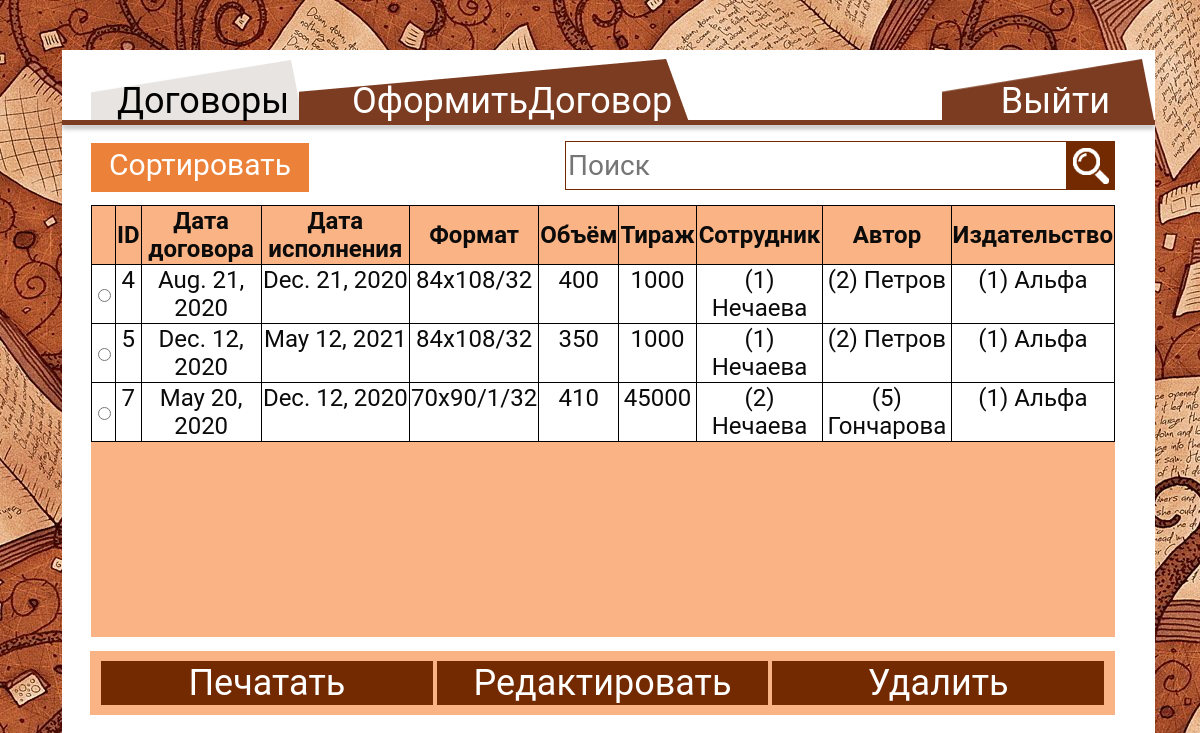
The page /websityContract.html on the database as committed earlier.
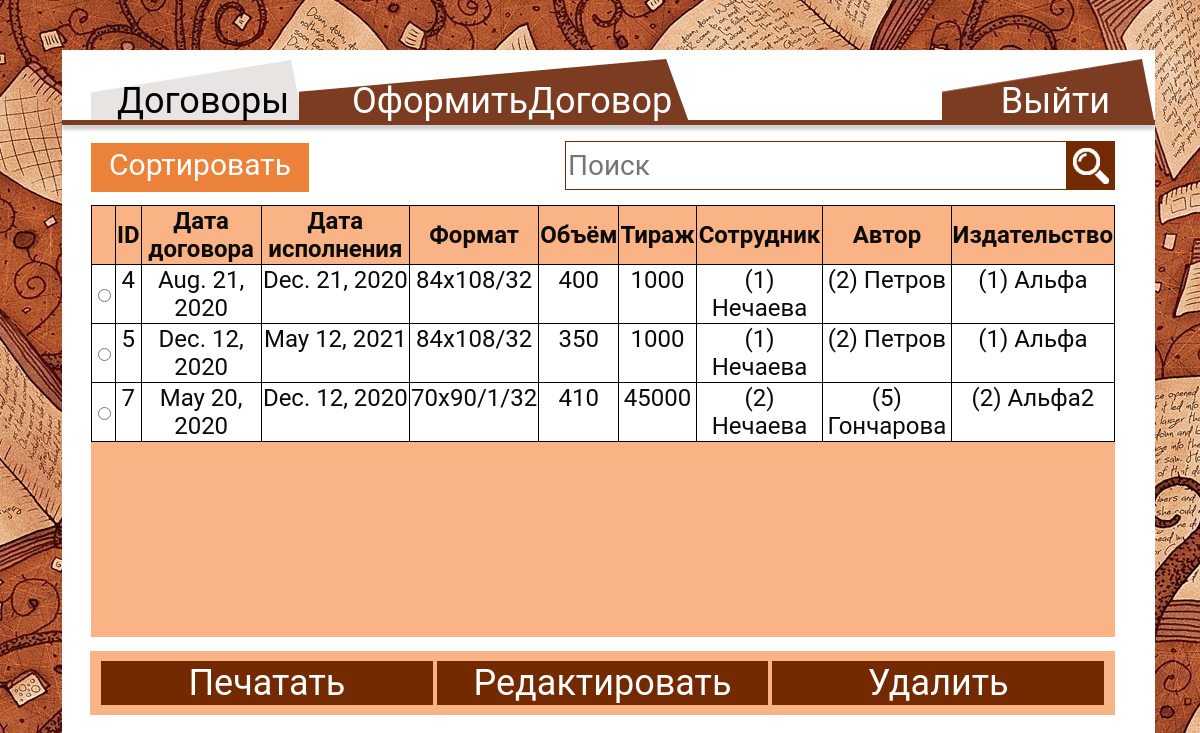
The same page on the database as committed later.
### publishingapp/models.py (models this page shows)
class contract(models.Model):
    contractDate = models.DateField(default=datetime.now, blank=True)
    circulation = models.IntegerField(default=0)
    format = models.CharField(max_length=50)
    volume = models.IntegerField(default=0)
    dateExecution = models.DateField(default=datetime.now, blank=True)
    staff_id = models.ForeignKey(staff, on_delete=models.CASCADE)
    publishing_id = models.ForeignKey(publishing, on_delete=models.CASCADE)
    author_id = models.ForeignKey(author, on_delete=models.CASCADE)

class publishing(models.Model):
    title = models.CharField(max_length=50)
    address = models.CharField(max_length=100)
    telephone = models.CharField(max_length=11)
    mail = models.CharField(max_length=50)

class staff(models.Model):
    surname = models.CharField(max_length=50)
    name = models.CharField(max_length=50)
    patronymic = models.CharField(max_length=50)
    address = models.CharField(max_length=100)
    telephone = models.CharField(max_length=11)
    passport = models.CharField(max_length=10)
    mail = models.CharField(max_length=50)
    login = models.CharField(max_length=30)
    password = models.CharField(max_length=30)
    priority = models.CharField(max_length=1, default='1')

class author(models.Model):
    surname = models.CharField(max_length=50)
    name = models.CharField(max_length=50)
    patronymic = models.CharField(max_length=50)
    address = models.CharField(max_length=100)
    telephone = models.CharField(max_length=11)
    passport = models.CharField(max_length=10)
    mail = models.CharField(max_length=50)

### publishingapp/views.py (the view, shortened to what this page needs)
# urls.py: path('websityContract.html', Contract.as_view()),
class Contract(View):
    def get(self,request):
        contractss = get_contract()
        context = {
           'contractss': contractss
        }
        return render(request, 'websityContract.html', context=context)

### publishingapp/baza.py (called while the page is built)
def get_contract():
    contracts = contract.objects.all()
    return contracts

### publishingapp/templates/websityContract.html (shortened to what this page needs)
<!DOCTYPE HTML>
{% load static %}
<html>
	<head>
		<link rel="stylesheet" type="text/css" href="{% static 'css/styleContract.css' %}">
	</head>
	<body>
		<div>
			<div class="a"style="display:inline-block"><a href="websityContract.html" class="Contract"></a>
			<a href="websityContract.html"class="ContractText">Договоры</a></div>
			<div class="a1"style="display:inline-block"><a href="websityFormalizeContract.html" class="formalizeContract"></a>
			<a href="websityFormalizeContract.html" class="formalizeContractText">ОформитьДоговор</a></div>
			<div class="a2"style="display:inline-block;float:right"><a href="websity.html" class="Exit" ></a>
			<a href="websity.html" class="ExitText">Выйти</a></div>
		</div>
		<hr size="5" style="">
		<div class="buttonSortA" style="margin-top:18px;display:inline-block;">
		  <button onclick="myFunction()" class="buttonSort"> Сортировать по</button>
		</div>
		<div style="display:inline-block; float:right">
		<form id="coSe-form" action="" method="post">
			<p style="display:inline-block;float:right;vertical-align:top"><input type="text" class="search" name="search" placeholder="Поиск">
			<button type="submit" class="buttonSearch" name="searchButton"><img src="{% static 'img/лупа.png' %}" alt="" style="vertical-align:middle" width= "36px" height= "36px"></button></p>
		</form>
		</div>
		<div class="table">
			<form id="staf-form" action="" method="post" >{% csrf_token %}
				<table class="tableContract">
				<tr>
					<th></th>
					<th>ID</th>
					<th>Дата договора</th>
					<th>Дата исполнения</th>
					<th>Формат</th>
					<th>Объём</th>
					<th>Тираж</th>
					<th>Сотрудник</th>
					<th>Автор</th>
					<th>Издательство</th>
			   </tr>
				{% for contract in contractss %}
				{% include 'contractOne.html' %}
				{% endfor %}
			</table>
			<div class="button">
				<a href="websityPrint.html"><input type="submit" class="buttonStyle buttonPrint" name="print" value="Печатать"></a>
				<a href="websityChangeContract.html"><input type="submit" class="buttonStyle buttonEdit" name="update" value="Редактировать"></a>
				<input type="submit" class="buttonStyle buttonDelete" name="delete" value="Удалить">
			</div></form>
		</div>
	</body>
</html>

### publishingapp/templates/contractOne.html
{% block content %}
<tr tabindex="0">
	<td><input type="radio" id="check{{ contract.id }}" name="id" value="{{ contract.id }}"/></td>
	<td><label for="check{{ contract.id }}">{{ contract.id }}</label></td>
	<td><label for="check{{ contract.id }}">{{ contract.contractDate }}</label></td>
	<td><label for="check{{ contract.id }}">{{ contract.dateExecution }}</label></td>
	<td><label for="check{{ contract.id }}">{{ contract.format }}</label></td>
	<td><label for="check{{ contract.id }}">{{ contract.volume }}</label></td>
	<td><label for="check{{ contract.id }}">{{ contract.circulation }}</label></td>
	<td><label for="check{{ contract.id }}">({{ contract.staff_id.id }}) {{ contract.staff_id.surname }}</label></td>
	<td><label for="check{{ contract.id }}">({{ contract.author_id.id }}) {{ contract.author_id.surname }}</label></td>
	<td><label for="check{{ contract.id }}">({{ contract.publishing_id.id }}) {{ contract.publishing_id.title }}</label></td>
</tr>
{% endblock %}

Rows that differ between the two databases and show on the page:
changed contract "Гончарова": publishing_id.id "1" → "2"; publishing_id "Альфа" → "Альфа2"
